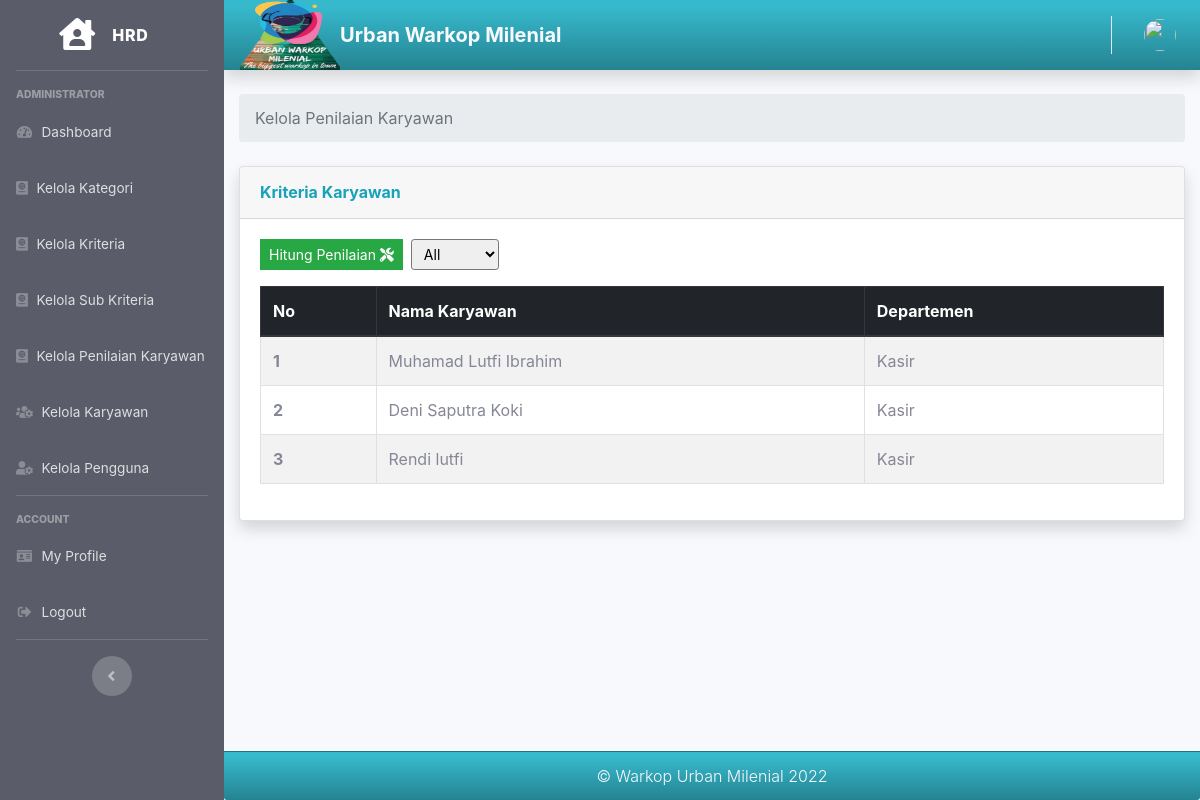
The page /hrd/kelola_penilaian_karyawan on the database as committed earlier.
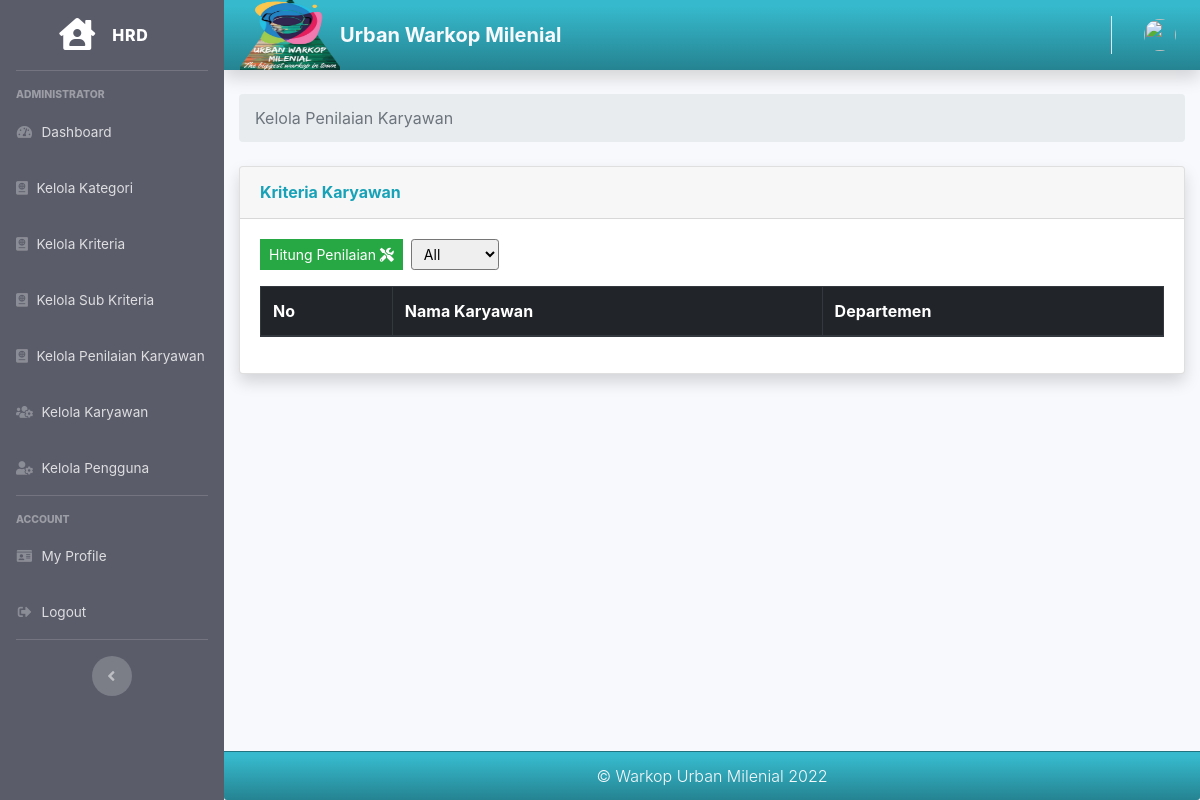
The same page on the database as committed later.
### tables this page shows
CREATE TABLE `tb_karyawan` (
  `id_karyawan` int(11) NOT NULL,
  `nik` varchar(15) NOT NULL,
  `no_ktp` varchar(28) NOT NULL,
  `nama_karyawan` varchar(30) NOT NULL,
  `jenis_kelamin` char(1) NOT NULL,
  `tempat_lahir` varchar(20) NOT NULL,
  `tgl_lahir` date NOT NULL,
  `alamat` text NOT NULL,
  `departemen` varchar(20) NOT NULL,
  `posisi` varchar(15) NOT NULL,
  `status` varchar(4) NOT NULL
);

### application/controllers/Hrd.php (called while the page is built, shortened)
<?php
class Hrd extends CI_Controller
{
    public function __construct()
    {
        $this->load->model('Hrd_model');
        $this->load->model('Kategori_model');
        $this->load->model('Kriteria_model');
        $this->load->model('Kabag_model');
        $this->load->model('Karyawan_model');
        $this->load->model('Penilaian_model');
        $this->load->model('Peringkat_model');
    }
    public function kelola_penilaian_karyawan()
    {
        $data['user'] = $this->db->get_where('user', ['email' => $this->session->userdata('email')])->row_array();
        $data['title'] = 'Kelola Penilaian Karyawan';
        $data['kategori'] = $this->Kategori_model->getKategori();
        $data['kriteria'] = $this->Kriteria_model->getKriteria();
        $data['ceknilai'] = $this->Karyawan_model->getDataKaryawanDiNilaiAll();
        $data['allkarywan'] = $this->db->get('tb_karyawan')->result_array();
        $this->load->view('templates/hrd_header', $data);
        $this->load->view('templates/hrd_sidebar', $data);
        $this->load->view('templates/hrd_topbar', $data);
        $this->load->view('hrd/kelola_penilaian_karyawan', $data);
        $this->load->view('templates/hrd_footer', $data);
    }
}

### index.php (called while the page is built, shortened)
<?php
require_once BASEPATH.'core/CodeIgniter.php';

### application/models/Karyawan_model.php (called while the page is built, shortened)
<?php
class Karyawan_model extends CI_Model
{
    public function getDataKaryawanDiNilaiAll()
    {
        $this->db->select('*');
        $this->db->from('tb_karyawan');
        $this->db->where('status', date("Y"));
        $query = $this->db->get();
        return $query->result_array();
    }
    public function CekRankingIfNullAll()
    {
        $this->db->select('*')
            ->from('tb_karyawan')
            ->join('tb_ranking', 'tb_karyawan.id_karyawan = tb_ranking.id_karyawan', 'left')
            ->where('tb_ranking.tahun', date("Y"));
        $result = $this->db->get();
        return $result->result_array();
    }
}

### application/views/hrd/kelola_penilaian_karyawan.php (the view, shortened to what this page needs)
<div class="container-fluid">
    <nav aria-label="breadcrumb">
        <ol class="breadcrumb">
            <li class="breadcrumb-item active" aria-current="page">Kelola Penilaian Karyawan</li>
        </ol>
    </nav>
    <div class="card shadow mb-4">
        <div class="card-header py-3">
            <h6 class="m-0 font-weight-bold text-info">Kriteria Karyawan</h6>
        </div>
        <div class="card-body">
            <?php
            if (count($allkarywan) == count($ceknilai)) {
                $cekRank = $this->Karyawan_model->CekRankingIfNullAll();
                if (empty($cekRank)) { ?>
                    <form action="<?= base_url('hrd/hitung_penilaian'); ?>" method="post">
                        <div class="d-flex">
                            <button class="btn btn-success btn-sm rounded-0 mb-3" type="a" data-toggle="tooltip" data-placement="top" title="Hitung Penilaian" type="submit">Hitung Penilaian <i class="fas fa-tools"></i></button>
                            <select class="form-control-sm ml-2" id="departemen" name="departemen">
                                <option>All</option>
                            </select>
                        </div>
                    </form>
                <?php
                } else { ?>
                    <a class="btn btn-primary btn-sm rounded-0 mb-3" type="a" data-toggle="tooltip" data-placement="top" title="Hitung Penilaian" href="<?= base_url('hrd/hitung_penilaian'); ?>">Lihat Hasil Penilaian <i class="fas fa-eye"></i></a>
                <?php }
                ?>
            <?php } else { ?>
                <a class="btn btn-secondary btn-sm rounded-0 mb-3 disabled" type="a" data-toggle="tooltip" data-placement="top" title="Hitung Penilaian" href="#">Hitung Penilaian <i class="fas fa-tools"></i></a>
            <?php } ?>
            <table id="example" class="table table-striped table-bordered" style="width:100%">
                <thead class="thead-dark">
                    <tr>
                        <th scope="col">No</th>
                        <th scope="col">Nama Karyawan</th>
                        <th scope="col">Departemen</th>
                    </tr>
                </thead>
                <tbody>
                    <?php
                    $i = 1;
                    foreach ($allkarywan as $d) {
                        echo '
                            <tr>
                            <th scope="row">' . $i . '</th>
                            <td>' . $d['nama_karyawan'] . '</td>
                            <td>' . $d['departemen'] . '</td>';
                        echo '</tr>';
                        $i++;
                    } ?>
                </tbody>
            </table>
        </div>
    </div>
</div>
</div>

Rows that differ between the two databases and show on the page:
removed tb_karyawan: nama_karyawan "Muhamad Lutfi Ibrahim", departemen "Kasir"
removed tb_karyawan: nama_karyawan "Deni Saputra Koki", departemen "Kasir"
removed tb_karyawan: nama_karyawan "Rendi lutfi", departemen "Kasir"
